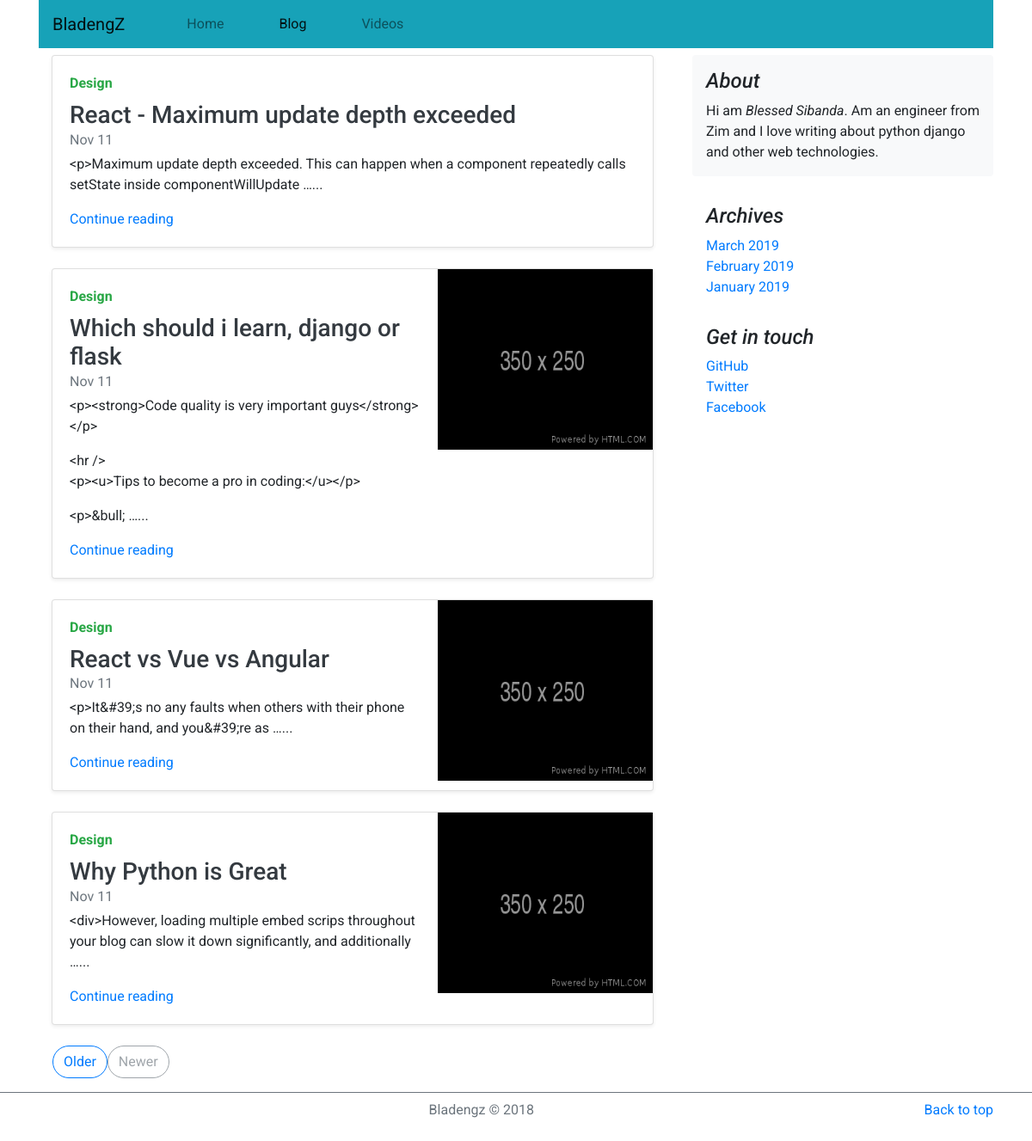
Screenshot of /blog/ with the database file from the repository.
### blog/models.py (models this page shows, shortened)
class Post(models.Model):
    STATUS = (
        ('Draft', 'D'),
        ('Published', 'P')
    )
    title = models.CharField(max_length=150)
    body = RichTextField()
    created = models.DateTimeField(auto_now_add=True)
    updated = models.DateTimeField(auto_now=True)
    image_header = models.ImageField(upload_to='images/image_headers', null=True, blank=True)
    status = models.CharField(choices=STATUS, max_length=9)
    slug = models.SlugField()
    pub_date = models.DateTimeField(blank=True, null=True)
    objects = models.Manager()
    published = PublishedPostsManager()
    class Meta:
        ordering = ('-pub_date','-created',)
    def get_absolute_url(self):
        return reverse('blog:post_detail',
                       args=[self.created.year,
                             self.created.strftime('%m'),
                             self.created.strftime('%d'),
                             self.slug])

### blog/views.py (the view)
# urls.py: path('', PostListView.as_view(), name='post_list'),
class PostListView(ListView):
    queryset = Post.published.all()
    context_object_name = 'posts'

### bladengz/templates/blog/post_list.html
{% extends 'list.html' %}
{% block main %}
    {% include '_posts.html' %}
{% endblock main %}

### bladengz/templates/_post.html
<div class="card flex-md-row mb-4 shadow-sm h-md-250">
    <div class="card-body d-flex flex-column align-items-start">
        <strong class="d-inline-block mb-2 text-success">Design</strong>
        <h3 class="mb-0">
        <a class="text-dark" href="{{post.get_absolute_url}}">{{post.title}}</a>
        </h3>
        <div class="mb-1 text-muted">Nov 11</div>
        <p class="card-text mb-auto">{{ post.body|linebreaks|truncatewords:15 }}...</p>
        <a href="{{post.get_absolute_url}}">Continue reading</a>
    </div>
    {% if post.image_header %}
        <img class="card-img-right flex-auto d-none d-lg-block" width="250px" height="210px" src="{{post.image_header.url}}" alt="">
    {% endif %}
</div>

### bladengz/static/css/styles.css (style rules this page uses)
body { font-family: 'Roboto', sans-serif; }

### rows the page displays
Post: title "React - Maximum update depth exceeded", body "<p>Maximum update depth exceeded. This can happen when a component repeatedly calls setState inside componentWillUpdate …"
Post: title "Which should i learn, django or flask", body "<p><strong>Code quality is very important guys</strong></p> <hr /> <p><u>Tips to become a pro in coding:</u></p> <p>&bull; …", image_header (picture)
Post: title "React vs Vue vs Angular", body "<p>It&#39;s no any faults when others with their phone on their hand, and you&#39;re as …", image_header (picture)
Post: title "Why Python is Great", body "<div>However, loading multiple embed scrips throughout your blog can slow it down significantly, and additionally …", image_header (picture)
